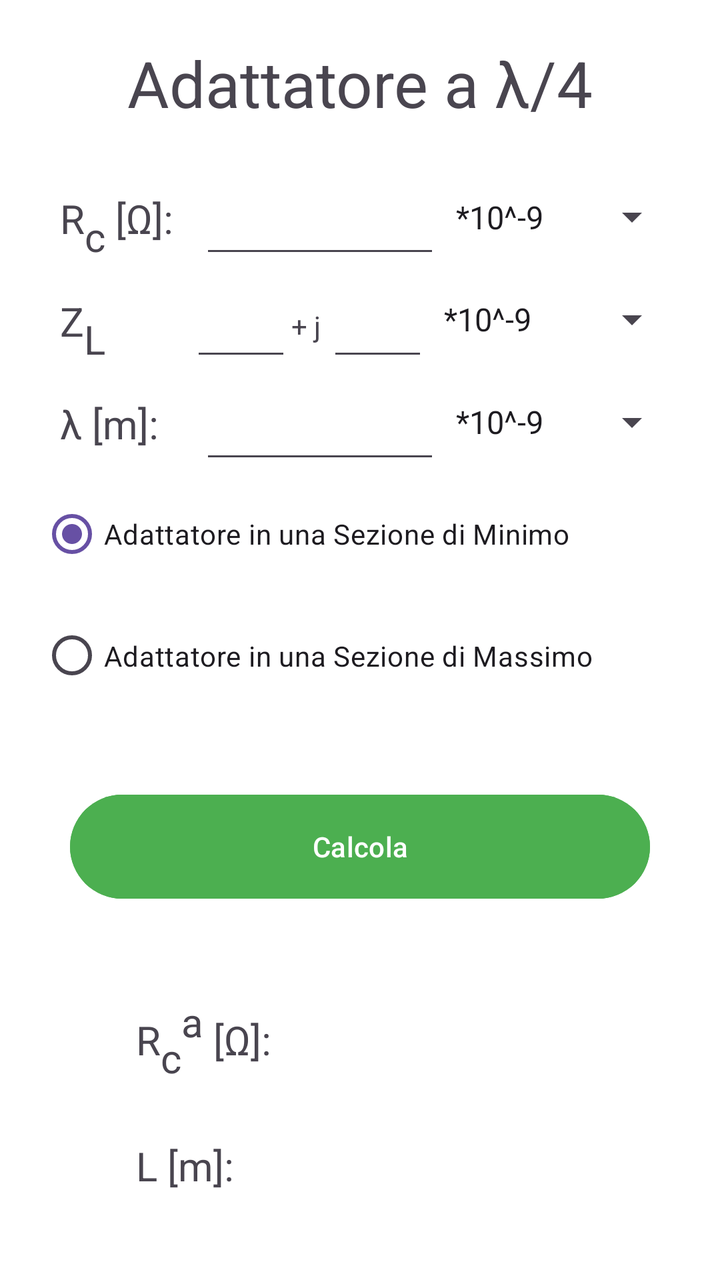
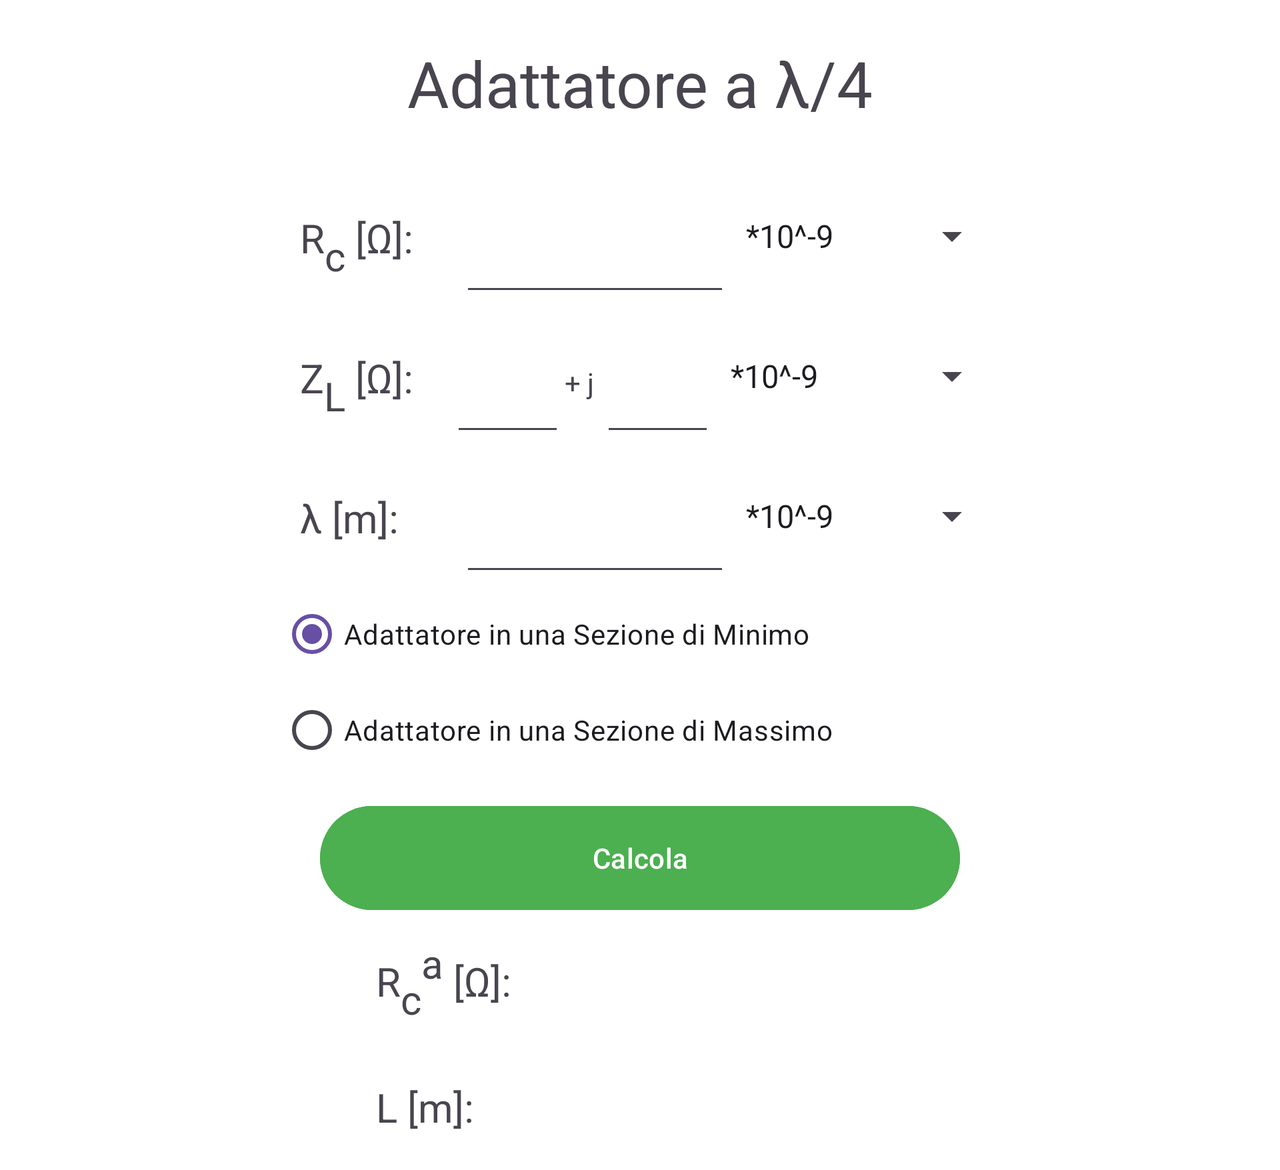

First picture: res/layout/ on a phone held upright. Second picture: the repository's own variant of that layout, on a device whose configuration matches the variant's folder. Source for both follows.
<!-- AndroidManifest.xml: application theme Theme.EsameSoftwareTLC -->
<!-- res/layout/activity_lambda_quarti.xml -->
<?xml version="1.0" encoding="utf-8"?>
<LinearLayout xmlns:android="http://schemas.android.com/apk/res/android"
    xmlns:tools="http://schemas.android.com/tools"
    android:layout_width="match_parent"
    android:layout_height="match_parent"
    tools:context=".Activity_lambda_quarti"
    android:orientation="vertical">

    <TextView
        android:layout_width="match_parent"
        android:layout_height="wrap_content"
        android:text="@string/title_activity_lambda_quarti"
        android:textAlignment="center"
        android:textSize="32sp"
        android:layout_margin="20dp"/>

    <LinearLayout
        android:layout_width="match_parent"
        android:layout_height="0dp"
        android:orientation="horizontal"
        android:layout_marginEnd="20dp"
        android:layout_marginStart="20dp"
        android:layout_weight="2">
        <TextView
            android:layout_width="0dp"
            android:layout_height="wrap_content"
            android:layout_weight="2"
            android:textSize="20sp"
            android:text="@string/Rc_Ohm"
            android:padding="10dp"/>


        <EditText
            android:id="@+id/Rc"
            android:layout_width="0dp"
            android:layout_height="match_parent"
            android:layout_weight="3"
            android:inputType="numberDecimal"/>
        <Spinner
            android:id="@+id/spinner_Rc"
            android:layout_width="0dp"
            android:layout_height="match_parent"
            android:layout_weight="3"
            android:entries="@array/spinnerOption"
            android:spinnerMode="dropdown"/>
    </LinearLayout>
    <LinearLayout
        android:layout_width="match_parent"
        android:layout_height="0dp"
        android:orientation="horizontal"
        android:layout_marginEnd="20dp"
        android:layout_marginStart="20dp"
        android:layout_weight="2">

        <TextView
            android:layout_width="0dp"
            android:layout_height="wrap_content"
            android:layout_weight="3"
            android:text="@string/ZL_Ohm"
            android:textSize="20sp"
            android:padding="10dp"/>

        <EditText
            android:id="@+id/ZL_Re"
            android:layout_width="0dp"
            android:layout_height="match_parent"
            android:layout_weight="2"
            android:inputType="numberDecimal" />
        <TextView
            android:layout_width="wrap_content"
            android:layout_height="wrap_content"
            android:text="@string/j"/>
        <EditText
            android:id="@+id/ZL_Im"
            android:layout_width="0dp"
            android:layout_height="match_parent"
            android:layout_weight="2"
            android:inputType="numberDecimal|numberSigned" />
        <Spinner
            android:id="@+id/spinner_ZL"
            android:layout_width="0dp"
            android:layout_height="match_parent"
            android:layout_weight="5"
            android:entries="@array/spinnerOption"
            android:spinnerMode="dropdown"/>
    </LinearLayout>
    <LinearLayout
        android:layout_width="match_parent"
        android:layout_height="0dp"
        android:orientation="horizontal"
        android:layout_marginEnd="20dp"
        android:layout_marginStart="20dp"
        android:layout_weight="2">
        <TextView
            android:layout_width="0dp"
            android:layout_height="wrap_content"
            android:layout_weight="2"
            android:textSize="20sp"
            android:text="@string/lambda"
            android:padding="10dp"/>

        <EditText
            android:id="@+id/lambda"
            android:layout_width="0dp"
            android:layout_height="match_parent"
            android:layout_weight="3"
            android:inputType="numberDecimal"/>
        <Spinner
            android:id="@+id/spinner_lambda"
            android:layout_width="0dp"
            android:layout_height="match_parent"
            android:layout_weight="3"
            android:entries="@array/spinnerOption"
            android:spinnerMode="dropdown"/>
    </LinearLayout>
    <RadioGroup
        android:layout_width="match_parent"
        android:layout_height="wrap_content"
        android:layout_marginEnd="20dp"
        android:layout_marginStart="20dp"
        android:layout_weight="1">
        <RadioButton
            android:id="@+id/radioMin"
            android:layout_width="match_parent"
            android:layout_height="wrap_content"
            android:text="@string/optionMin"
            android:checked="true"
            android:layout_weight="1"/>
        <RadioButton
            android:layout_width="match_parent"
            android:layout_height="wrap_content"
            android:text="@string/optionMax"
            android:layout_weight="1"/>
    </RadioGroup>
    <Button
        android:layout_width="match_parent"
        android:layout_height="60dp"
        android:layout_margin="35dp"
        android:text="@string/button_calc"
        android:onClick="calcola"
        style="@style/button_calc"/>

    <LinearLayout
        android:layout_width="match_parent"
        android:layout_height="wrap_content"
        android:orientation="horizontal"
        android:layout_marginLeft="50dp"
        android:layout_marginRight="50dp"
        android:padding="8dp">
        <TextView
            android:layout_width="0dp"
            android:layout_height="wrap_content"
            android:layout_weight="3"
            android:text="@string/Rca"
            android:textSize="20sp"
            android:padding="10dp"/>
        <TextView
            android:id="@+id/textview_Rca"
            android:layout_width="0dp"
            android:layout_height="wrap_content"
            android:layout_weight="5"
            android:textSize="20sp"/>
    </LinearLayout>
    <LinearLayout
        android:layout_width="match_parent"
        android:layout_height="wrap_content"
        android:orientation="horizontal"
        android:layout_marginLeft="50dp"
        android:layout_marginRight="50dp"
        android:padding="8dp">
        <TextView
            android:layout_width="0dp"
            android:layout_height="wrap_content"
            android:layout_weight="3"
            android:text="@string/l"
            android:textSize="20sp"
            android:padding="10dp"/>
        <TextView
            android:id="@+id/textview_L"
            android:layout_width="0dp"
            android:layout_height="wrap_content"
            android:layout_weight="5"
            android:textSize="20sp"/>
    </LinearLayout>
    <Space
        android:layout_width="match_parent"
        android:layout_height="0dp"
        android:layout_weight="1"/>
</LinearLayout>
<!-- resources referenced by this layout -->
<resources>
  <string-array name="spinnerOption">
          <item>*10^-9</item>
          <item>*10^-6</item>
          <item>*10^-3</item>
          <item>*10^0</item>
          <item>*10^3</item>
          <item>*10^6</item>
          <item>*10^9</item>
      </string-array>
  <string name="Rc_Ohm" translatable="false">R<sub>c</sub> [Ω]:</string>
  <string name="Rca" translatable="false">R<sub>c</sub><sup>a</sup> [Ω]:</string>
  <string name="ZL_Ohm" translatable="false">Z<sub>L</sub> [Ω]:</string>
  <string name="button_calc">Calcola</string>
  <string name="j" translatable="false">"+ j "</string>
  <string name="l" translatable="false">L [m]:</string>
  <string name="lambda" translatable="false">λ [m]:</string>
  <string name="optionMax">Adattatore in una Sezione di Massimo</string>
  <string name="optionMin">Adattatore in una Sezione di Minimo</string>
  <string name="title_activity_lambda_quarti">Adattatore a λ/4</string>
  <style name="button_calc">
          <item name="android:backgroundTint">@color/buttonColor_light</item>
      </style>
  <style name="Theme.EsameSoftwareTLC" parent="Base.Theme.EsameSoftwareTLC" />
  <color name="buttonColor_light">#4CAF50</color>
  <style name="Base.Theme.EsameSoftwareTLC" parent="Theme.Material3.DayNight.NoActionBar">
          
          
          <item name="android:windowBackground">@color/backLight</item>
      </style>
  <color name="backLight">#FFFFFF</color>
</resources>
<!-- res/layout-land/activity_lambda_quarti.xml (the repository's variant of the layout above) -->
<!-- drawn on the phone turned sideways -->
<?xml version="1.0" encoding="utf-8"?>
<ScrollView
    xmlns:android="http://schemas.android.com/apk/res/android"
    xmlns:tools="http://schemas.android.com/tools"
    tools:context=".Activity_lambda_quarti"
    android:layout_width="match_parent"
    android:layout_height="match_parent"
    android:orientation="vertical">
<LinearLayout
    android:layout_width="match_parent"
    android:layout_height="wrap_content"
    android:orientation="vertical"
    android:layout_marginStart="120dp"
    android:layout_marginEnd="120dp">

    <TextView
        android:layout_width="match_parent"
        android:layout_height="wrap_content"
        android:text="@string/title_activity_lambda_quarti"
        android:textAlignment="center"
        android:textSize="32sp"
        android:layout_margin="20dp"/>
    <LinearLayout
        android:layout_width="match_parent"
        android:layout_height="70dp"
        android:orientation="horizontal"
        android:layout_marginEnd="20dp"
        android:layout_marginStart="20dp">
        <TextView
            android:layout_width="0dp"
            android:layout_height="wrap_content"
            android:layout_weight="2"
            android:textSize="20sp"
            android:text="@string/Rc_Ohm"
            android:padding="10dp"/>
        <EditText
            android:id="@+id/Rc"
            android:layout_width="0dp"
            android:layout_height="match_parent"
            android:layout_weight="3"
            android:inputType="numberDecimal"/>
        <Spinner
            android:id="@+id/spinner_Rc"
            android:layout_width="0dp"
            android:layout_height="match_parent"
            android:layout_weight="3"
            android:entries="@array/spinnerOption"
            android:spinnerMode="dropdown"/>
    </LinearLayout>
    <LinearLayout
        android:layout_width="match_parent"
        android:layout_height="70dp"
        android:orientation="horizontal"
        android:layout_marginEnd="20dp"
        android:layout_marginStart="20dp"
        android:layout_weight="2">

        <TextView
            android:layout_width="0dp"
            android:layout_height="wrap_content"
            android:layout_weight="3"
            android:text="@string/ZL_Ohm"
            android:textSize="20sp"
            android:padding="10dp"/>

        <EditText
            android:id="@+id/ZL_Re"
            android:layout_width="0dp"
            android:layout_height="match_parent"
            android:layout_weight="2"
            android:inputType="numberDecimal" />
        <TextView
            android:layout_width="wrap_content"
            android:layout_height="wrap_content"
            android:text="@string/j"/>
        <EditText
            android:id="@+id/ZL_Im"
            android:layout_width="0dp"
            android:layout_height="match_parent"
            android:layout_weight="2"
            android:inputType="numberDecimal" />
        <Spinner
            android:id="@+id/spinner_ZL"
            android:layout_width="0dp"
            android:layout_height="match_parent"
            android:layout_weight="5"
            android:entries="@array/spinnerOption"
            android:spinnerMode="dropdown"/>
    </LinearLayout>
    <LinearLayout
        android:layout_width="match_parent"
        android:layout_height="70dp"
        android:orientation="horizontal"
        android:layout_marginEnd="20dp"
        android:layout_marginStart="20dp">
        <TextView
            android:layout_width="0dp"
            android:layout_height="wrap_content"
            android:layout_weight="2"
            android:textSize="20sp"
            android:text="@string/lambda"
            android:padding="10dp"/>

        <EditText
            android:id="@+id/lambda"
            android:layout_width="0dp"
            android:layout_height="match_parent"
            android:layout_weight="3"
            android:inputType="numberDecimal"/>
        <Spinner
            android:id="@+id/spinner_lambda"
            android:layout_width="0dp"
            android:layout_height="match_parent"
            android:layout_weight="3"
            android:entries="@array/spinnerOption"
            android:spinnerMode="dropdown"/>
    </LinearLayout>
    <RadioGroup
        android:layout_width="match_parent"
        android:layout_height="wrap_content"
        android:layout_marginEnd="20dp"
        android:layout_marginStart="20dp"
        android:layout_weight="1">
        <RadioButton
            android:id="@+id/radioMin"
            android:layout_width="match_parent"
            android:layout_height="wrap_content"
            android:text="@string/optionMin"
            android:checked="true"
            android:layout_weight="1"/>
        <RadioButton
            android:layout_width="match_parent"
            android:layout_height="wrap_content"
            android:text="@string/optionMax"
            android:layout_weight="1"/>
    </RadioGroup>
    <Button
        android:layout_width="match_parent"
        android:layout_height="60dp"
        android:layout_marginStart="40dp"
        android:layout_marginEnd="40dp"
        android:layout_marginTop="10sp"
        android:text="@string/button_calc"
        android:onClick="calcola"
        style="@style/button_calc"/>

    <LinearLayout
        android:layout_width="match_parent"
        android:layout_height="wrap_content"
        android:orientation="horizontal"
        android:layout_marginLeft="50dp"
        android:layout_marginRight="50dp"
        android:padding="8dp">
        <TextView
            android:layout_width="0dp"
            android:layout_height="wrap_content"
            android:layout_weight="3"
            android:text="@string/Rca"
            android:textSize="20sp"
            android:padding="10dp"/>
        <TextView
            android:id="@+id/textview_Rca"
            android:layout_width="0dp"
            android:layout_height="match_parent"
            android:layout_weight="5"
            android:textSize="20sp"/>
    </LinearLayout>
    <LinearLayout
        android:layout_width="match_parent"
        android:layout_height="wrap_content"
        android:orientation="horizontal"
        android:layout_marginLeft="50dp"
        android:layout_marginRight="50dp"
        android:padding="8dp">
        <TextView
            android:layout_width="0dp"
            android:layout_height="wrap_content"
            android:layout_weight="3"
            android:text="@string/l"
            android:textSize="20sp"
            android:padding="10dp"/>
        <TextView
            android:id="@+id/textview_L"
            android:layout_width="0dp"
            android:layout_height="match_parent"
            android:layout_weight="5"
            android:textSize="20sp"/>
    </LinearLayout>
    <Space
        android:layout_width="match_parent"
        android:layout_height="0dp"
        android:layout_weight="1"/>
</LinearLayout>
</ScrollView>
